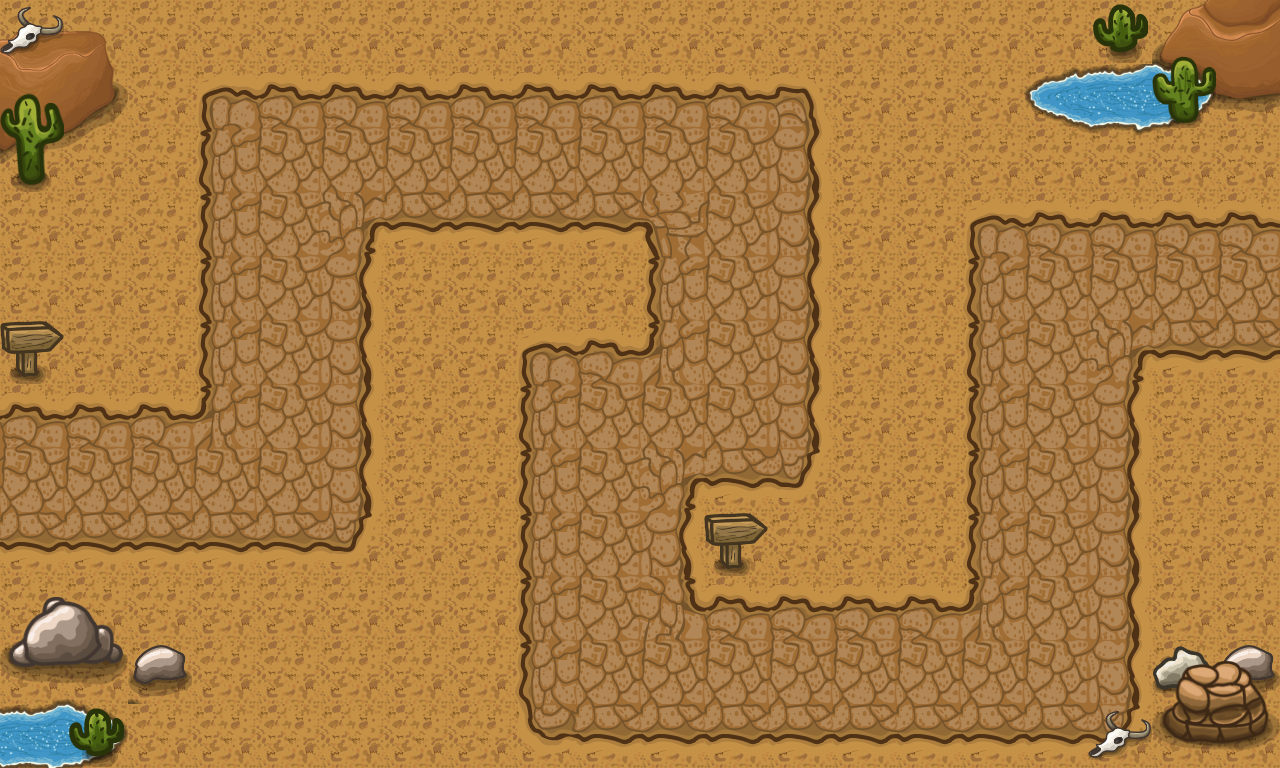

A level layout from a 2D game, rendered from its tile map. Below: a short description, then the map file with its tile-grid data intact:
An orthogonal 20x12 tile map with 64x64 px tiles, 5 tile layers (Dirt, Pathing, Details 1, Details 2, ...) and 1 object.

<map version="1.9" tiledversion="1.9.1" orientation="orthogonal" renderorder="right-down" width="20" height="12" tilewidth="64" tileheight="64" infinite="0" nextlayerid="11" nextobjectid="4">
 <editorsettings>
  <export target="towerDef..tmx" format="tmx" />
 </editorsettings>
 <tileset firstgid="1" source="tileset.tsx" />
 <layer id="3" name="Dirt" width="20" height="12">
  <data encoding="csv">
16,16,16,16,16,16,16,16,16,16,16,16,16,16,16,16,16,16,16,16,
16,16,16,16,16,16,16,16,16,16,16,16,16,16,16,16,16,16,16,16,
16,16,16,16,16,16,16,16,16,16,16,16,16,16,16,16,16,16,16,16,
16,16,16,16,16,16,16,16,16,16,16,16,16,16,16,16,16,16,16,16,
16,16,16,16,16,16,16,16,16,16,16,16,16,16,16,16,16,16,16,16,
16,16,16,16,16,16,16,16,16,16,16,16,16,16,16,16,16,16,16,16,
16,16,16,16,16,16,16,16,16,16,16,16,16,16,16,16,16,16,16,16,
16,16,16,16,16,16,16,16,16,16,16,16,16,16,16,16,16,16,16,16,
16,16,16,16,16,16,16,16,16,16,16,16,16,16,16,16,16,16,16,16,
16,16,16,16,16,16,16,16,16,16,16,16,16,16,16,16,16,16,16,16,
16,16,16,16,16,16,16,16,16,16,16,16,16,16,16,16,16,16,16,16,
16,16,16,16,16,16,16,16,16,16,16,16,16,16,16,16,16,16,16,16
</data>
 </layer>
 <layer id="5" name="Pathing" width="20" height="12">
  <data encoding="csv">
0,0,0,0,0,0,0,0,0,0,0,0,0,0,0,0,0,0,0,0,
0,0,0,4,5,5,5,5,5,5,5,5,6,0,0,0,0,0,0,0,
0,0,0,18,19,19,19,19,19,19,19,19,20,0,0,0,0,0,0,0,
0,0,0,18,19,22,33,33,33,33,21,19,20,0,0,4,5,5,5,5,
0,0,0,18,19,20,0,0,0,0,18,19,20,0,0,18,19,19,19,19,
0,0,0,18,19,20,0,0,4,5,7,19,20,0,0,18,19,22,33,33,
5,5,5,7,19,20,0,0,18,19,19,19,20,0,0,18,19,20,0,0,
19,19,19,19,19,20,0,0,18,19,22,33,34,0,0,18,19,20,0,0,
33,33,33,33,33,34,0,0,18,19,20,0,0,0,0,18,19,20,0,0,
0,0,0,0,0,0,0,0,18,19,8,5,5,5,5,7,19,20,0,0,
0,0,0,0,0,0,0,0,18,19,19,19,19,19,19,19,19,20,0,0,
0,0,0,0,0,0,0,0,32,33,33,33,33,33,33,33,33,34,0,0
</data>
 </layer>
 <layer id="6" name="Details 1" width="20" height="12">
  <data encoding="csv">
117,118,0,0,0,0,0,0,0,0,0,0,0,0,0,0,0,0,127,128,
131,132,0,0,0,0,0,0,0,0,0,0,0,0,0,0,0,0,141,142,
145,146,0,0,0,0,0,0,0,0,0,0,0,0,0,0,0,0,0,0,
0,0,0,0,0,0,0,0,0,0,0,0,0,0,0,0,0,0,0,0,
0,0,0,0,0,0,0,0,0,0,0,0,0,0,0,0,0,0,0,0,
47,0,0,0,0,0,0,0,0,0,0,0,0,0,0,0,0,0,0,0,
0,0,0,0,0,0,0,0,0,0,0,0,0,0,0,0,0,0,0,0,
0,0,0,0,0,0,0,0,0,0,0,0,0,0,0,0,0,0,0,0,
0,0,0,0,0,0,0,0,0,0,0,0,0,0,0,0,0,0,0,0,
93,94,0,0,0,0,0,0,0,0,0,0,0,0,0,0,0,0,0,0,
107,108,46,0,0,0,0,0,0,0,0,0,0,0,0,0,0,0,43,46,
0,0,0,0,0,0,0,0,0,0,0,0,0,0,0,0,0,48,0,0
</data>
 </layer>
 <layer id="7" name="Details 2" width="20" height="12">
  <data encoding="csv">
0,0,0,0,0,0,0,0,0,0,0,0,0,0,0,0,119,49,121,0,
57,0,0,0,0,0,0,0,0,0,0,0,0,0,0,0,133,134,135,0,
71,0,0,0,0,0,0,0,0,0,0,0,0,0,0,0,147,148,149,0,
0,0,0,0,0,0,0,0,0,0,0,0,0,0,0,0,0,0,0,0,
0,0,0,0,0,0,0,0,0,0,0,0,0,0,0,0,0,0,0,0,
0,0,0,0,0,0,0,0,0,0,0,0,0,0,0,0,0,0,0,0,
0,0,0,0,0,0,0,0,0,0,0,0,0,0,0,0,0,0,0,0,
0,0,0,0,0,0,0,0,0,0,0,0,0,0,0,0,0,0,0,0,
0,0,0,0,0,0,0,0,0,0,0,47,0,0,0,0,0,0,0,0,
0,0,0,0,0,0,0,0,0,0,0,0,0,0,0,0,0,0,0,0,
120,121,121,0,0,0,0,0,0,0,0,0,0,0,0,0,0,0,85,86,
134,135,0,0,0,0,0,0,0,0,0,0,0,0,0,0,0,0,99,100
</data>
 </layer>
 <layer id="8" name="Details 3" width="20" height="12">
  <data encoding="csv">
48,0,0,0,0,0,0,0,0,0,0,0,0,0,0,0,0,0,58,0,
0,0,0,0,0,0,0,0,0,0,0,0,0,0,0,0,0,0,72,0,
0,0,0,0,0,0,0,0,0,0,0,0,0,0,0,0,0,0,0,0,
0,0,0,0,0,0,0,0,0,0,0,0,0,0,0,0,0,0,0,0,
0,0,0,0,0,0,0,0,0,0,0,0,0,0,0,0,0,0,0,0,
0,0,0,0,0,0,0,0,0,0,0,0,0,0,0,0,0,0,0,0,
0,0,0,0,0,0,0,0,0,0,0,0,0,0,0,0,0,0,0,0,
0,0,0,0,0,0,0,0,0,0,0,0,0,0,0,0,0,0,0,0,
0,0,0,0,0,0,0,0,0,0,0,0,0,0,0,0,0,0,0,0,
0,0,0,0,0,0,0,0,0,0,0,0,0,0,0,0,0,0,0,0,
0,0,0,0,0,0,0,0,0,0,0,0,0,0,0,0,0,0,0,0,
0,49,0,0,0,0,0,0,0,0,0,0,0,0,0,0,0,0,0,0
</data>
 </layer>
 <objectgroup id="10" name="Waypoints">
  <object id="3" x="0" y="0">
   <polyline points="0,0 -152,482 284,476 280,158 728,160 728,414 606,414 606,670 1054,668 1056,296 1400,294" />
  </object>
 </objectgroup>
</map>
